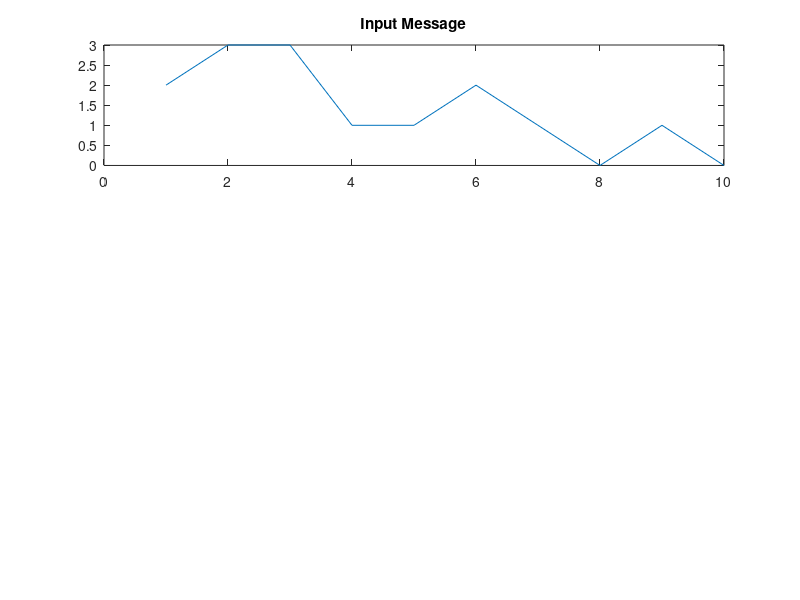

Write MATLAB code to recreate this figure. (Note: this script raises an error after producing the figure.)
M = 4; % Alphabet size
dataIn = randi([0 M-1],10,1); % Random message
subplot(3,1,1);
plot(dataIn);
title('Input Message');
txSig = dpskmod(dataIn,M); % Modulate
subplot(3,1,2);
title('DPSK Modulated bits');
rxSig = txSig*exp(2i*pi*rand());
dataOut = dpskdemod(rxSig,M);
subplot(3,1,3);
plot(dataOut);
title('DPSK Demodulated bits');